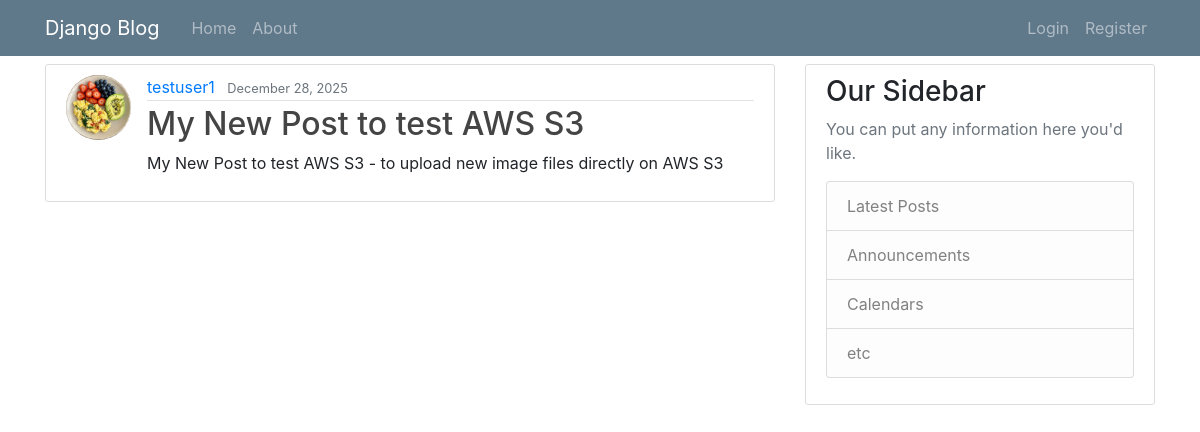
The app's page /post/17/ with its own data.
### blog/models.py (models this page shows, shortened)
class Post(models.Model):
    title = models.CharField(max_length=100)
    content = models.TextField()
    date_posted = models.DateTimeField(default=timezone.now)
    author = models.ForeignKey(User, on_delete=models.CASCADE)

### users/models.py (models this page shows, shortened)
class Profile(models.Model):
    user = models.OneToOneField(User, on_delete=models.CASCADE)
    image = models.ImageField(default='default.jpg',upload_to='profile_pics')

### blog/views.py (the view)
# urls.py: path('post/<int:pk>/', PostDetailView.as_view(), name='post-detail'),
class PostDetailView(DetailView):
    model = Post

### blog/templates/blog/post_detail.html (shortened to what this page needs)
{% extends "blog/base.html" %}
{% block content %}
        <article class="media content-section">
            <img class="rounded-circle article-img" src="{{ object.author.profile.image.url }}">
          <div class="media-body">
            <div class="article-metadata">
              <a class="mr-2" href="{% url 'user-posts' object.author.username %}">{{ object.author }}</a>
              <small class="text-muted">{{ object.date_posted | date:"F d, Y" }}</small>
            </div>
            <h2 class="article-title">{{ object.title }}</h2>
            <p class="article-content">{{ object.content }}</p>
          </div>
        </article>
{% endblock content %}

### blog/static/blog/main.css (style rules this page uses)
body { background: #fafafa; color: #333333; margin-top: 5rem; }
h1, h2, h3, h4, h5, h6 { color: #444444; }
.content-section { background: #ffffff; padding: 10px 20px; border: 1px solid #dddddd; border-radius: 3px; margin-bottom: 20px; }
.article-title { color: #444444; }
.article-content { white-space: pre-line; }
.article-img { height: 65px; width: 65px; margin-right: 16px; }
.article-metadata { padding-bottom: 1px; margin-bottom: 4px; border-bottom: 1px solid #e3e3e3 }

### records on screen
Post: author.profile.image (picture), author "testuser1", date_posted "December 28, 2025", title "My New Post to test AWS S3", content "My New Post to test AWS S3 - to upload new image files directly on AWS S3"
